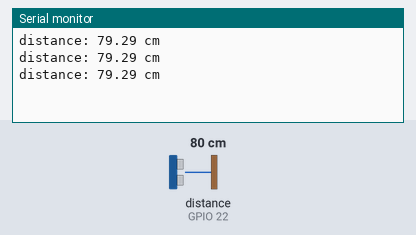
Bench run of a sketch on a simulated ESP32. On the bench: the last lines printed to the serial monitor. Wiring (inferred from the names in the program): ultrasonic range finder: trigger GPIO 23; echo GPIO 22. The test bench sets the inputs (shaded band); at power-on: distance to the obstacle (sensor on GPIO 22) 80 cm. The echo pulse lasts 58.3 µs per cm.

Above: at 1.3 s.
1.4 s: distance to the obstacle (sensor on GPIO 22) set to 2 cm
At 1.8 s:
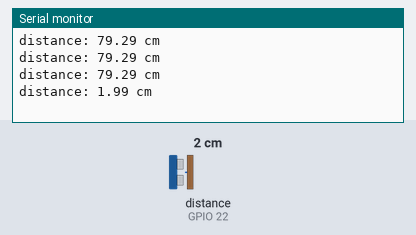
2.9 s: distance to the obstacle (sensor on GPIO 22) set to 4 cm
At 3.4 s:
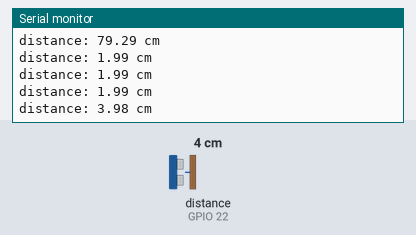
Timing chart, 0 to 5.9 s (numbered marks = the images above; inputs shaded):
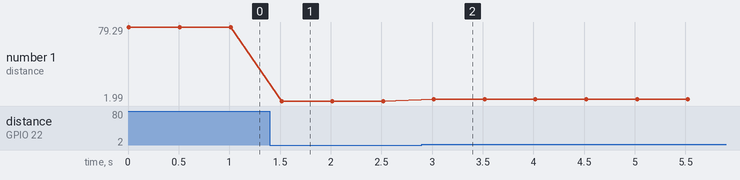

Measured:
- after the input at 1.4 s, the serial monitor: prints a new line after 0.12 s (image 1)
- after the input at 2.9 s, the serial monitor: prints a new line after 0.12 s (image 2)
- plotted number 1: 79.29 → 1.99 after the input at 1.4 s, 1.99 → 3.98 after the input at 2.9 s

The sketch:

ultrasonic-hc-sr04.ino
```cpp
#define TRIG_PIN 23  // Pin GPIO23 pada ESP32 terhubung ke pin TRIG sensor ultrasonik
#define ECHO_PIN 22  // Pin GPIO22 pada ESP32 terhubung ke pin ECHO sensor ultrasonik

float duration_us, distance_cm;

void setup() {
  // memulai komunikasi serial
  Serial.begin(9600);

  // mengatur pin trigger sebagai output
  pinMode(TRIG_PIN, OUTPUT);
  // mengatur pin echo sebagai input
  pinMode(ECHO_PIN, INPUT);
}

void loop() {
  // menghasilkan pulsa selama 10 mikrodetik ke pin TRIG
  digitalWrite(TRIG_PIN, HIGH);
  delayMicroseconds(10);
  digitalWrite(TRIG_PIN, LOW);

  // mengukur durasi pulsa dari pin ECHO
  duration_us = pulseIn(ECHO_PIN, HIGH);

  // menghitung jarak
  distance_cm = 0.017 * duration_us;

  // mencetak nilai ke Serial Monitor
  Serial.print("distance: ");
  Serial.print(distance_cm);
  Serial.println(" cm");

  delay(500);
}
```
